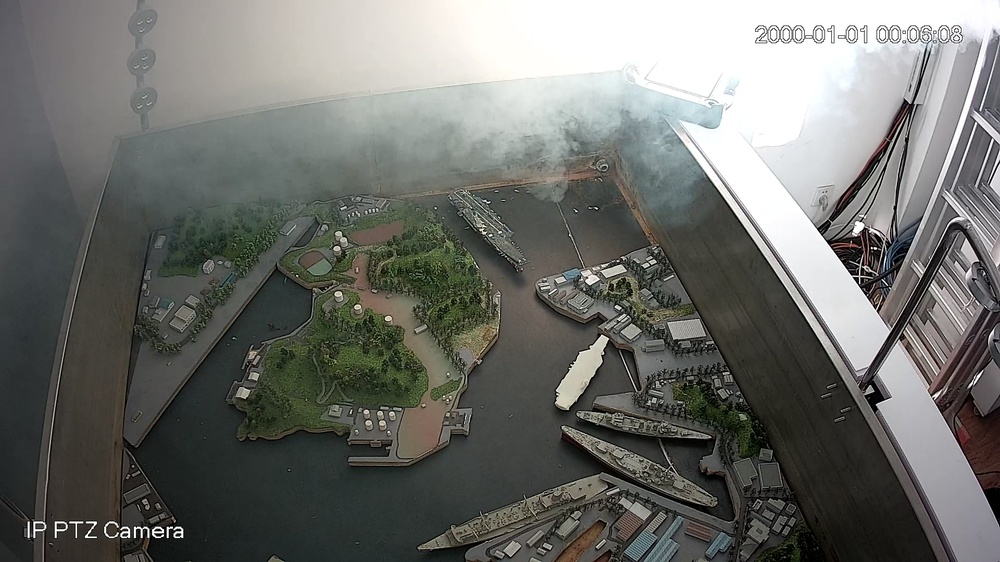
%> input picture 光电/matlab/start/1.jpg, 1000 x 562 px, shrunk from 1920 x 1080 before the run, given in place of test.jpg, which was not available
$ octave dark_channel_modify_a1.m   (GNU Octave 9; MATLAB toolbox functions it lacks are replaced by stand-ins)
%> lines starting %> are read from the running program, lines starting %| are printed output that depends on the picture; in (x1, y1, x2, y2) boxes, pixels count from 0 and x2, y2 are one past the last pixel; in counts of white or black regions, pixels touching at a corner belong together; the program's own positions count from 1; pictures that were not available may be replaced by others from this repository, and a replacement may not be noted
%% 改进透射率，使用形态学滤波
close all
clear all
clc

%窗口半径
window_size=7;

%雾的去除度
w=0.95;

%选择图像
imagename='2.jpg';
tic
%读取源图像
%imageres=imread(['F:\XY\master_thesis\speedtestimage\speedtestsmall',imagename]);
imageres=imread('test.jpg');
%> imageres is the input picture: size 562x1000x3 uint8; mean R, G, B 110.4, 111.6, 107.5
figure,imshow(imageres,[0 255]);
%得到图像的长和宽
[imageres_heigth,imageres_length]=size(imageres(:,:,1));
%> imageres_heigth = 562; imageres_length = 1000

%求取暗通道数据
Imin = min(imageres(:,:,1),min(imageres(:,:,2),imageres(:,:,3)));
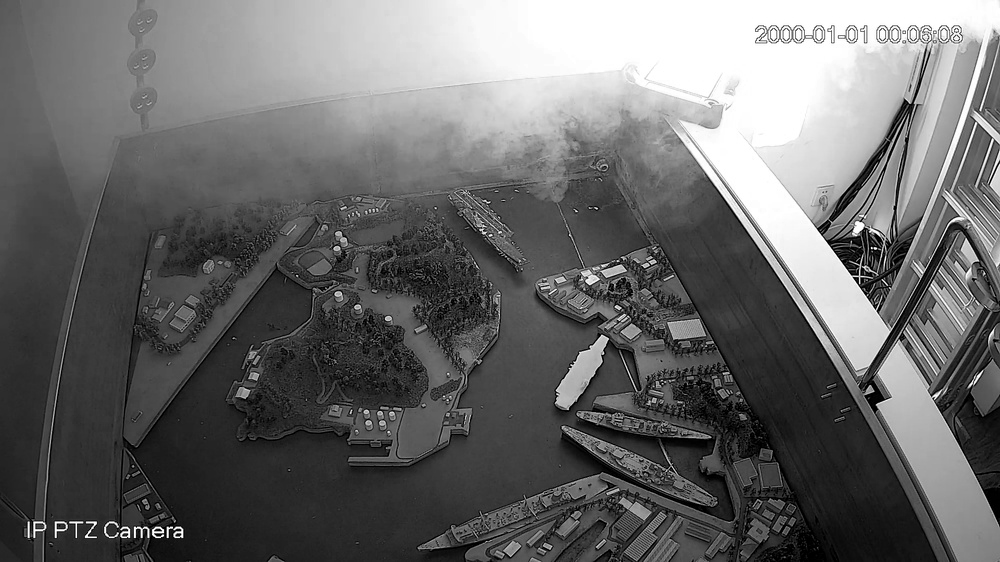
%> Imin: size 562x1000 uint8; min 0, max 255, mean 105.5
%暗通道图像
imagedark = ordfilt2(Imin,1,ones(2*window_size+1,2*window_size+1)); % matlab自带的最小值滤波
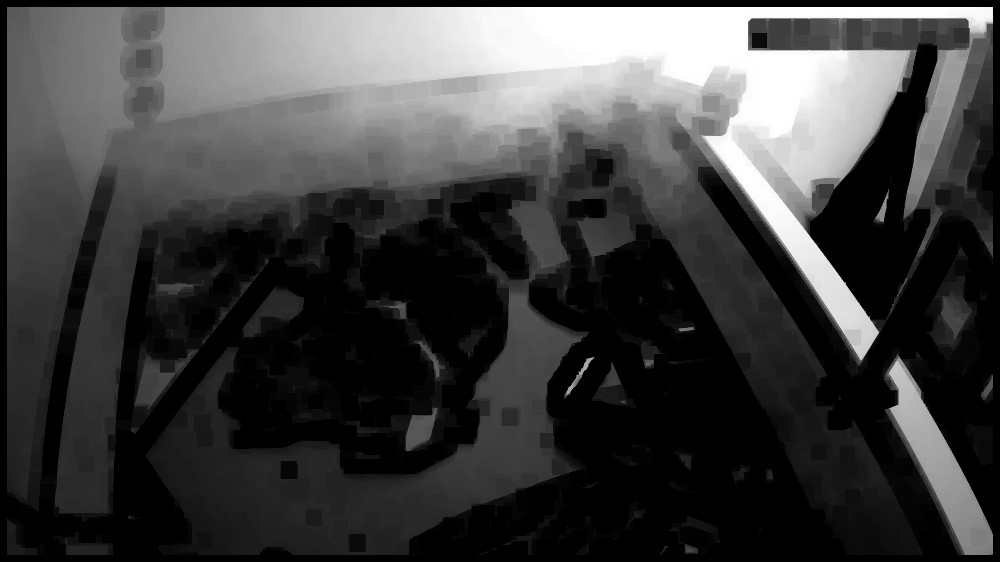
%> imagedark: size 562x1000 uint8; min 0, max 255, mean 64.2
imagedark = double(imagedark);
%> imagedark: size 562x1000 double

%figure,imshow(imagedark,[0 255]);
%imwrite(uint8(imagedark),'imagedark.jpg');
clear minimageres;

%求取大气光值
image_A = reshape(imagedark,imageres_length*imageres_heigth,1);
image_A = sort(image_A,'descend');
image_A = image_A(1:round(imageres_length*imageres_heigth*0.001));
%> image_A = 562 values from 255 to 255
atmo_light_value = round(mean(image_A));
%> atmo_light_value = 255

%分离三个通道并
imageres_r=double(imageres(:,:,1));
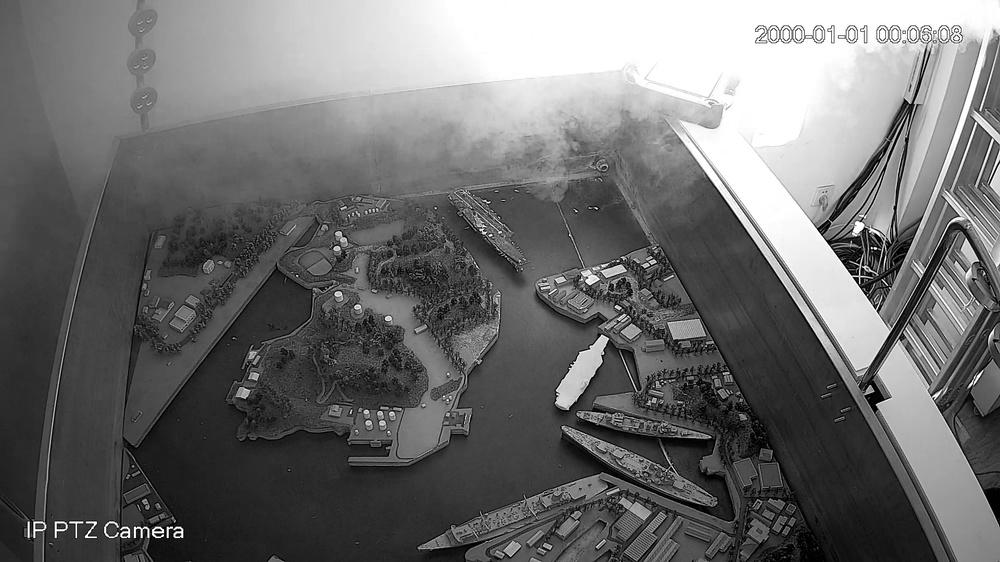
%> imageres_r: size 562x1000 double; min 0, max 255, mean 110.4
imageres_g=double(imageres(:,:,2));
imageres_b=double(imageres(:,:,3));

%求透射率，和大气光照无特别大的关系
image_tran_estimate=1-w*imagedark/atmo_light_value;
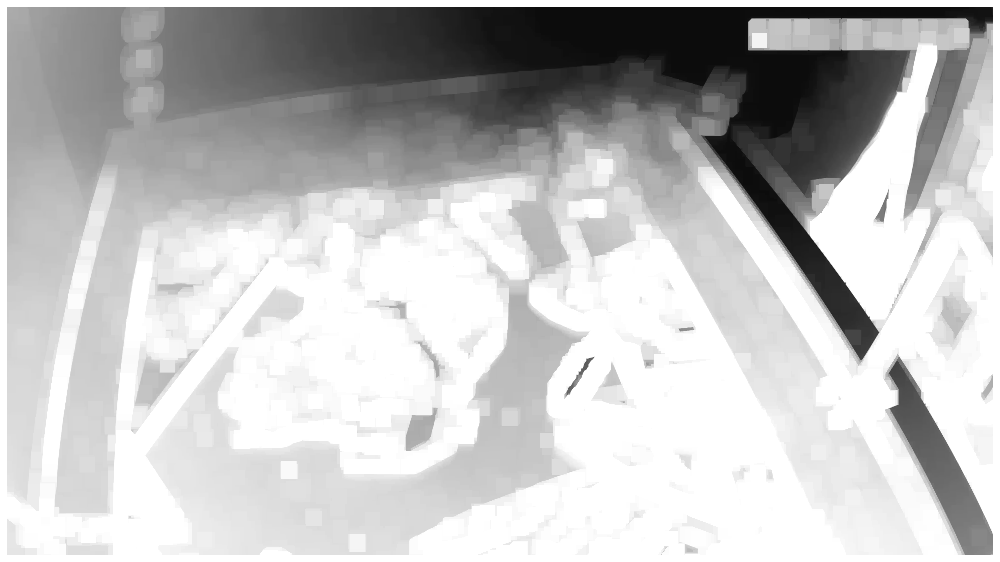
%> image_tran_estimate: size 562x1000 double; min 0.05, max 1, mean 0.761
image_tran_estimate(image_tran_estimate<0.1)=0.1;
%> image_tran_estimate: size 562x1000 double; 4.97% of pixels changed, all inside (x1, y1, x2, y2) = (465, 7, 993, 243)
figure,imshow(image_tran_estimate,[0 1]);
imwrite(image_tran_estimate,'image_tran_estimate1_no.jpg');

%改进透射率，形态学滤波
%> (the run ends here)
